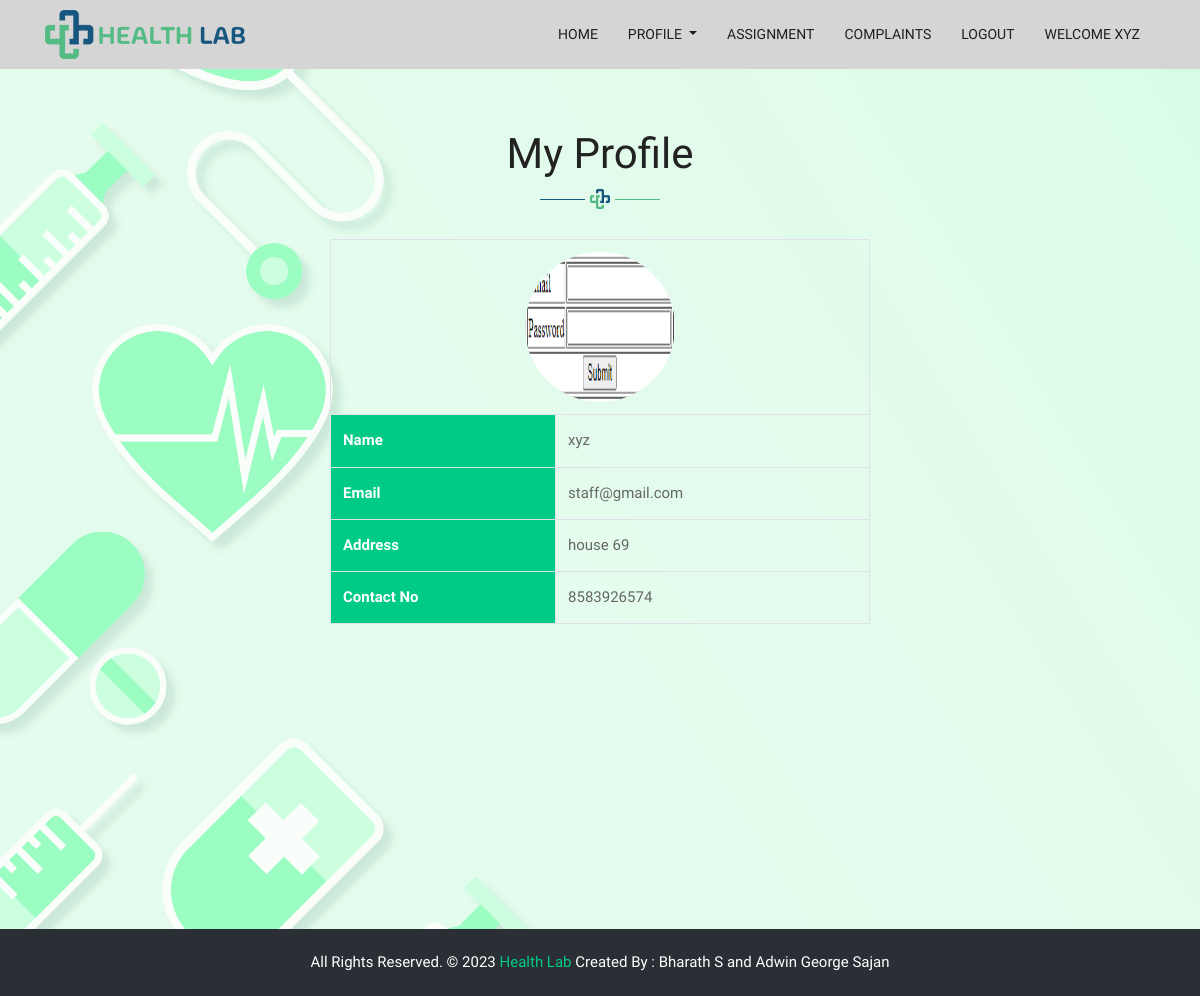
The app's page /Project/staff/MyProfile.php (signed in) with its own data.
### tables this page shows
CREATE TABLE `tbl_staff` (
  `staff_id` int(11) NOT NULL auto_increment,
  `staff_name` varchar(50) NOT NULL,
  `staff_address` varchar(100) NOT NULL,
  `staff_contact` varchar(50) NOT NULL,
  `staff_gender` varchar(50) NOT NULL,
  `staff_age` varchar(50) NOT NULL,
  `staff_proof` varchar(100) NOT NULL,
  `staff_email` varchar(50) NOT NULL,
  `staff_password` varchar(50) NOT NULL,
  `staff_photo` varchar(100) NOT NULL,
  `place_id` int(11) NOT NULL,
  PRIMARY KEY  (`staff_id`)
);

### Project/staff/MyProfile.php (the view, shortened to what this page needs)
<!DOCTYPE html PUBLIC "-//W3C//DTD XHTML 1.0 Transitional//EN" "http://www.w3.org/TR/xhtml1/DTD/xhtml1-transitional.dtd">
<html xmlns="http://www.w3.org/1999/xhtml">
<head>
</head>
<?php
	 include("Header.php");
	 $sel="select * from tbl_staff where staff_id='".$_SESSION["sid"]."'";
	 $data=mysql_query($sel);
	 $row=mysql_fetch_array($data);
	 ?>
<body class="bg-all">
	        <div class="title-box">
						<h2>My Profile</h2>
					</div>
<div align="center">
<form id="form1" name="form1" method="post" action="">
  <div class="container mt-4">
    <div class="row justify-content-center">
      <div class="col-md-6">
        <table class="table table-bordered">
          <tr>
            <td colspan="2" align="center">
              <img src="../Assets/Files/Staff/Photo/<?php echo $row["staff_photo"]?>"  alt="Staff Photo" style="border-radius:75px" width="150" height="150">
            </td>
          </tr>
          <tr>
            <td  class="font-weight-bold"style="background-color: #00cb86;color:white;">Name</td>
            <td><?php echo $row["staff_name"]?></td>
          </tr>
          <tr>
            <td class="font-weight-bold" style="background-color: #00cb86;color:white;">Email</td>
            <td><?php echo $row["staff_email"]?></td>
          </tr>
          <tr>
            <td class="font-weight-bold" style="background-color: #00cb86;color:white;">Address</td>
            <td><?php echo $row["staff_address"]?></td>
          </tr>
          <tr>
            <td class="font-weight-bold" style="background-color: #00cb86;color:white;">Contact No</td>
            <td><?php echo $row["staff_contact"]?></td>
          </tr>
        </table>
      </div>
    </div>
  </div>
</form>
</body>
</div>
</html>
<?php
include("Footer.php");
?>

### Project/Assets/Templates/Main/css/style.css (style rules this page uses)
body { color: #666666; font-size: 15px; font-family: 'Catamaran', sans-serif; line-height: 1.80857; }
h1, h2, h3, h4, h5, h6 { letter-spacing: 0; font-weight: normal; position: relative; padding: 0 0 10px 0; font-weight: normal; line-height: 120% !important; color: #1f1f1f; margin: 0 }
h2 { font-size: 22px }
.title-box { text-align: center; margin-bottom: 30px; }
.title-box h2 { font-size: 42px; font-family: 'Catamaran', sans-serif; color: #222222; font-weight: 500; position: relative; padding-bottom: 30px; margin-bottom: 15px; }
.title-box h2::after { content: ""; position: absolute; background: url(../images/tag-line.png)no-repeat center; width: 120px; height: 20px; bottom: 0; left: 0; right: 0; margin: 0 auto; }
.bg-all { background-image: url('../../Background/background.jpg'); background-size: cover; }

### Project/staff/MyProfile.php (style rules this page uses)
.title-box h2 { margin-top: 60px; }

### records on screen
tbl_staff: staff_photo (picture), staff_name "xyz", staff_email "staff@gmail.com", staff_address "house 69", staff_contact "8583926574"

### other values on screen
$_SESSION["sname"] "XYZ"
